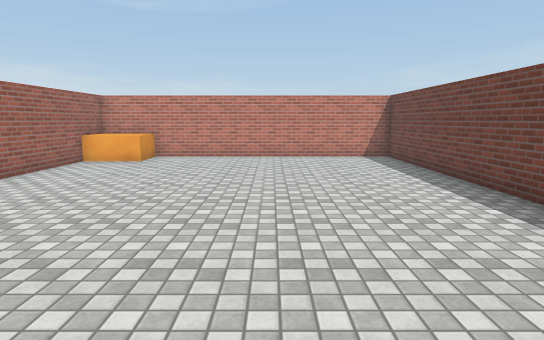
View 1 (above)

12 first-person views from a walk through a 3-D level made in the Unity game engine. The camera is 1.5 m above the floor, tilts 8° down and sees 75° across. The floor is counted in squares, 1 m on a side. Each view is taken from the middle of a square. On the plan, view 1 faces up. The plan holds only what a view shows up to about 16 squares ahead; the rest is blank. Surface patterns are stand-ins for the level's own textures.

View 2
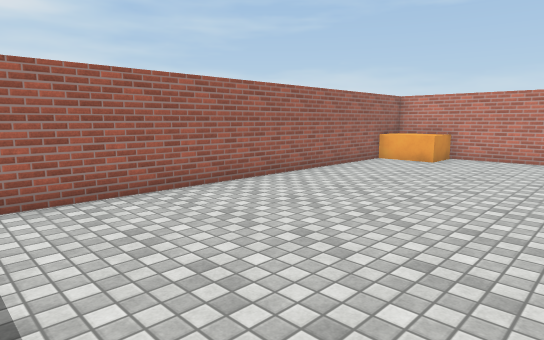

View 3
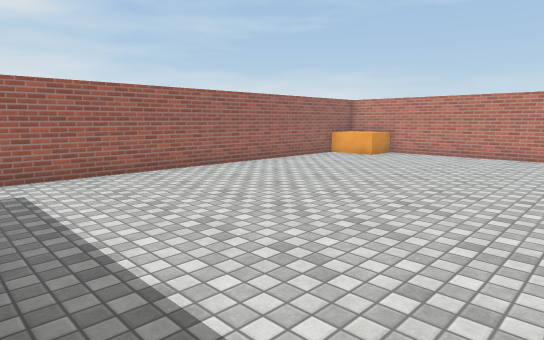

View 4
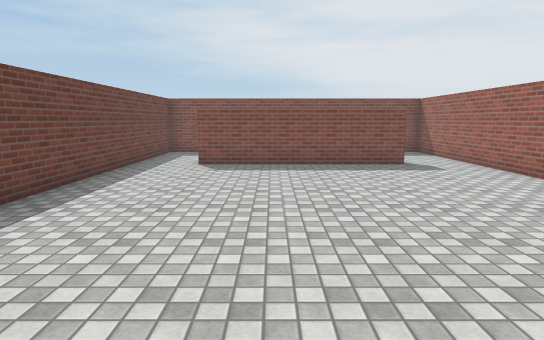

View 5
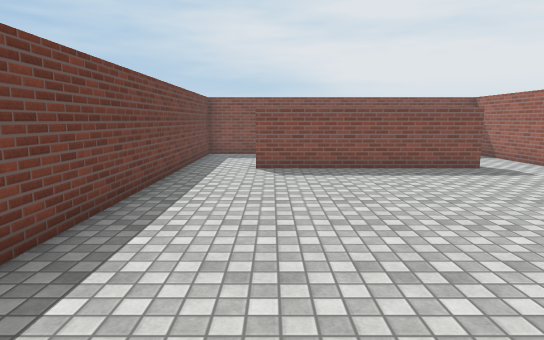

View 6
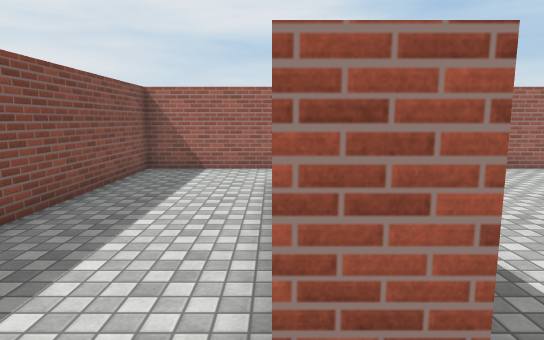

View 7
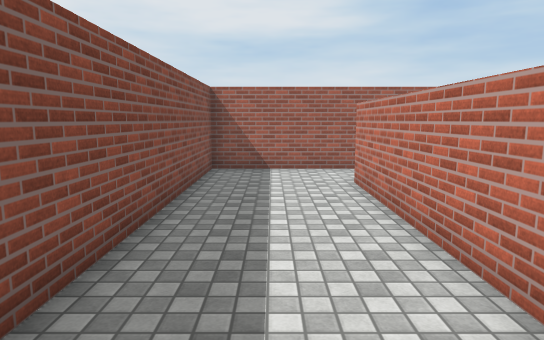

View 8
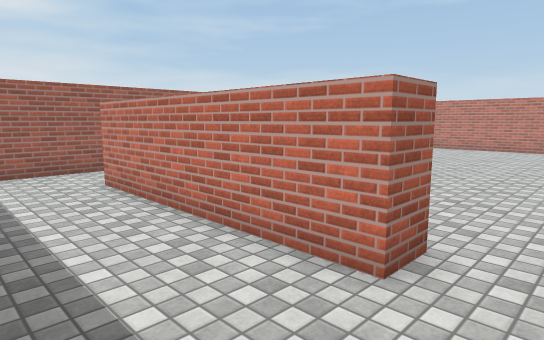

View 9
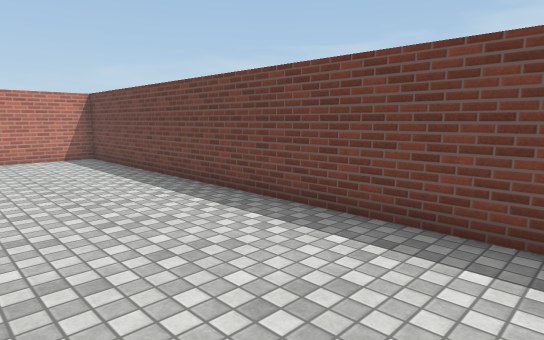

View 10
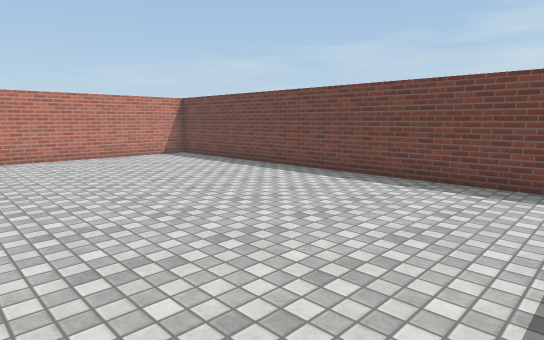

View 11
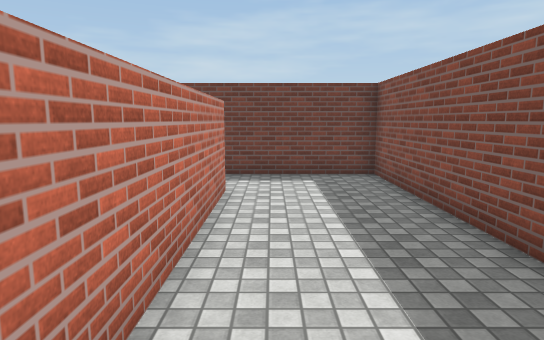

View 12
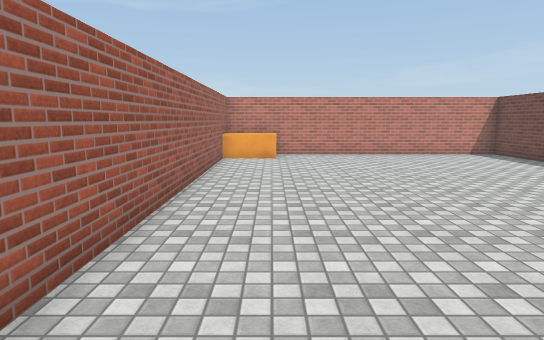

### Floor plan
Points are (right, up) in squares from view 1. A wall is a line through its corners. A room is listed if a view was taken in it or the views show most of it. See-through windows are left out.
Room 1 (views 1, 2, 3, 4, 5, 6, 9, 10, 12)
walls: (-4.6, -1) (2.5, -1) (2.5, -2); (4.8, -2.4) (4.8, 14.7) (-6.9, 14.7) (-6.9, -2.4)
ways out: opening at (-5.5, -1.5) to room 2; opening at (3.5, -1.5) to room 2
objects: other object (-6, 13) to (-5, 14)
Room 2 (views 7, 8, 11)
walls: (2.5, -2) (-4.5, -2); (-6.9, -2.4) (-6.9, -5.9) (4.8, -5.9) (4.8, -2.4)
ways out: opening at (-5.5, -1.5) to room 1; opening at (3.5, -1.5) to room 1

Positions as (right, up) in squares from view 1, and headings:
1: (0, 0), facing up
2: (0, 0), facing up-left
3: (3, -1), facing up-left
4: (0, 11), facing down
5: (2, 10), facing down
6: (4, -2), facing left
7: (4, -4), facing left
8: (4, -5), facing up-left
9: (0, 0), facing up-right
10: (-4, 0), facing up-right
11: (-5, -3), facing right
12: (-5, -1), facing up
